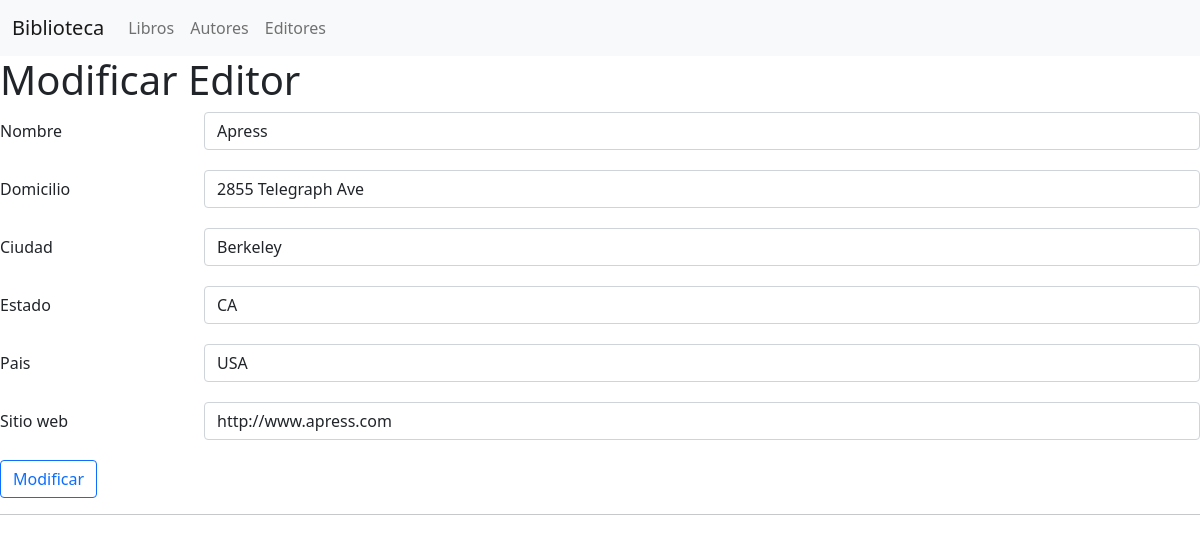
The app's page /modificar/editor/3, older data.
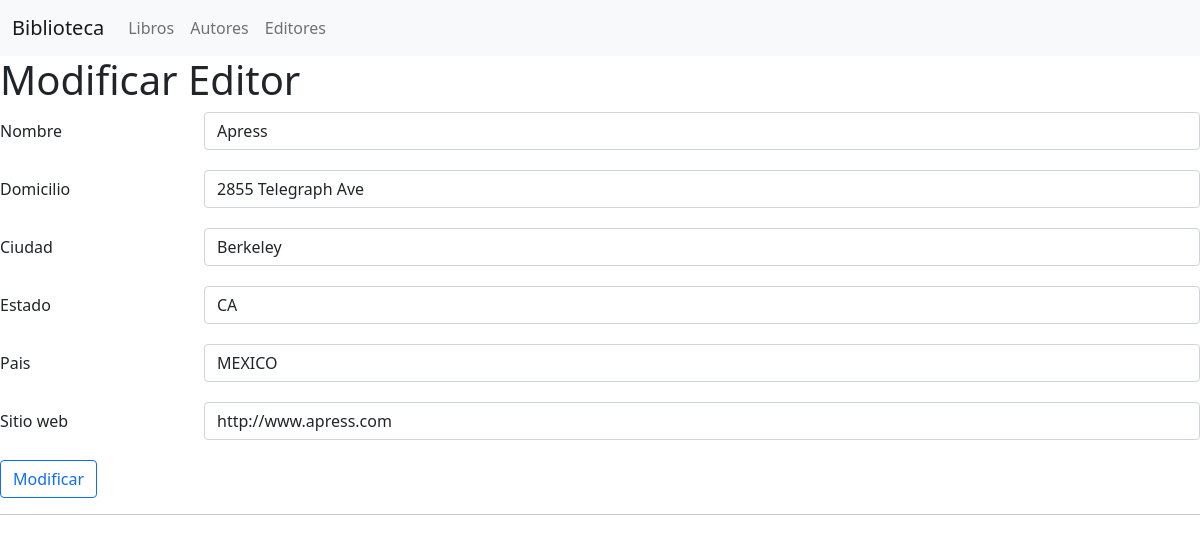
The same page, newer data.
### biblioteca/models.py (models this page shows, shortened)
class Editor(models.Model):
    nombre  = models.CharField(max_length=30)
    domicilio = models.CharField(max_length=50)
    ciudad = models.CharField(max_length=60)
    estado = models.CharField(max_length=30)
    pais = models.CharField(max_length=50)
    website = models.URLField(null=True, blank=True)
    class Meta:
        ordering = ["nombre"]
        verbose_name = 'Editor'
        verbose_name_plural = "Editores"

### biblioteca/views.py (the view)
# urls.py: url(r'^modificar/editor/(\d+)$', views.editor_cu),
def editor_cu(request, editor_id=None):
    form = None
    if request.method == "POST":
        form = EditorForm(request.POST)
        if form.is_valid():
            cd = form.cleaned_data
            if not editor_id:
                Editor.objects.create(**cd)
            else:
                Editor.objects.filter(id=editor_id).update(**cd)
            return HttpResponseRedirect("/editores")
    else:
        if editor_id:
            try:
                editor = Editor.objects.get(id=editor_id)
                form = EditorForm(initial={
                    "nombre":    editor.nombre,
                    "domicilio": editor.domicilio,
                    "ciudad":    editor.ciudad,
                    "estado":    editor.estado,
                    "pais":      editor.pais,
                    "website":   editor.website,
                })
            except Editor.DoesNotExist:
                return HttpResponseRedirect("/editores")
        else:
            form = EditorForm()
    return cu_response(request, form, "editor", bool(editor_id))

### biblioteca/forms.py
class EditorForm(forms.Form):
    nombre = forms.CharField(
        max_length=30,
        widget=forms.TextInput(attrs=build_attrs("nombre"))
    )
    domicilio = forms.CharField(
        max_length=50,
        widget=forms.TextInput(attrs=build_attrs("domicilio"))
    )
    ciudad = forms.CharField(
        max_length=60,
        widget=forms.TextInput(attrs=build_attrs("ciudad"))
    )
    estado = forms.CharField(
        max_length=30,
        widget=forms.TextInput(attrs=build_attrs("estado"))
    )
    pais = forms.CharField(
        max_length=50,
        widget=forms.TextInput(attrs=build_attrs("pais"))
    )
    website = forms.URLField(
        required=False,
        widget=forms.TextInput(attrs=build_attrs("website"))
    )

### biblioteca/views.py (called while the page is built)
def cu_response(request, form, key, is_new):
    return render(request, "{}_cu.html".format(key), {
        "form":         form,
        "title":        "{} {}".format("Modificar" if is_new else "Crear", key.capitalize()),
        "btn_title":    "Modificar" if is_new else "Crear",
    })

### biblioteca/templates/editor_cu.html (shortened to what this page needs)
{% extends 'shared/cu_base.html' %}
{% block form_content %}
    <div class="mb-3 row">
        <label for="nombre" class="col-sm-2 col-form-label">Nombre</label>
        <div class="col-sm-10">
            {{ form.nombre }}
        </div>
    </div>
    <div class="mb-3 row">
        <label for="domicilio" class="col-sm-2 col-form-label">Domicilio</label>
        <div class="col-sm-10">
            {{ form.domicilio }}
        </div>
    </div>
    <div class="mb-3 row">
        <label for="ciudad" class="col-sm-2 col-form-label">Ciudad</label>
        <div class="col-sm-10">
            {{ form.ciudad }}
        </div>
    </div>
    <div class="mb-3 row">
        <label for="estado" class="col-sm-2 col-form-label">Estado</label>
        <div class="col-sm-10">
            {{ form.estado }}
        </div>
    </div>
    <div class="mb-3 row">
        <label for="pais" class="col-sm-2 col-form-label">Pais</label>
        <div class="col-sm-10">
            {{ form.pais }}
        </div>
    </div>
    <div class="mb-3 row">
        <label for="website" class="col-sm-2 col-form-label">Sitio web</label>
        <div class="col-sm-10">
            {{ form.website }}
        </div>
    </div>
{% endblock  %}

Row changes from the older to the newer data that the page shows:
changed Editor "Apress": pais "USA" → "MEXICO"
